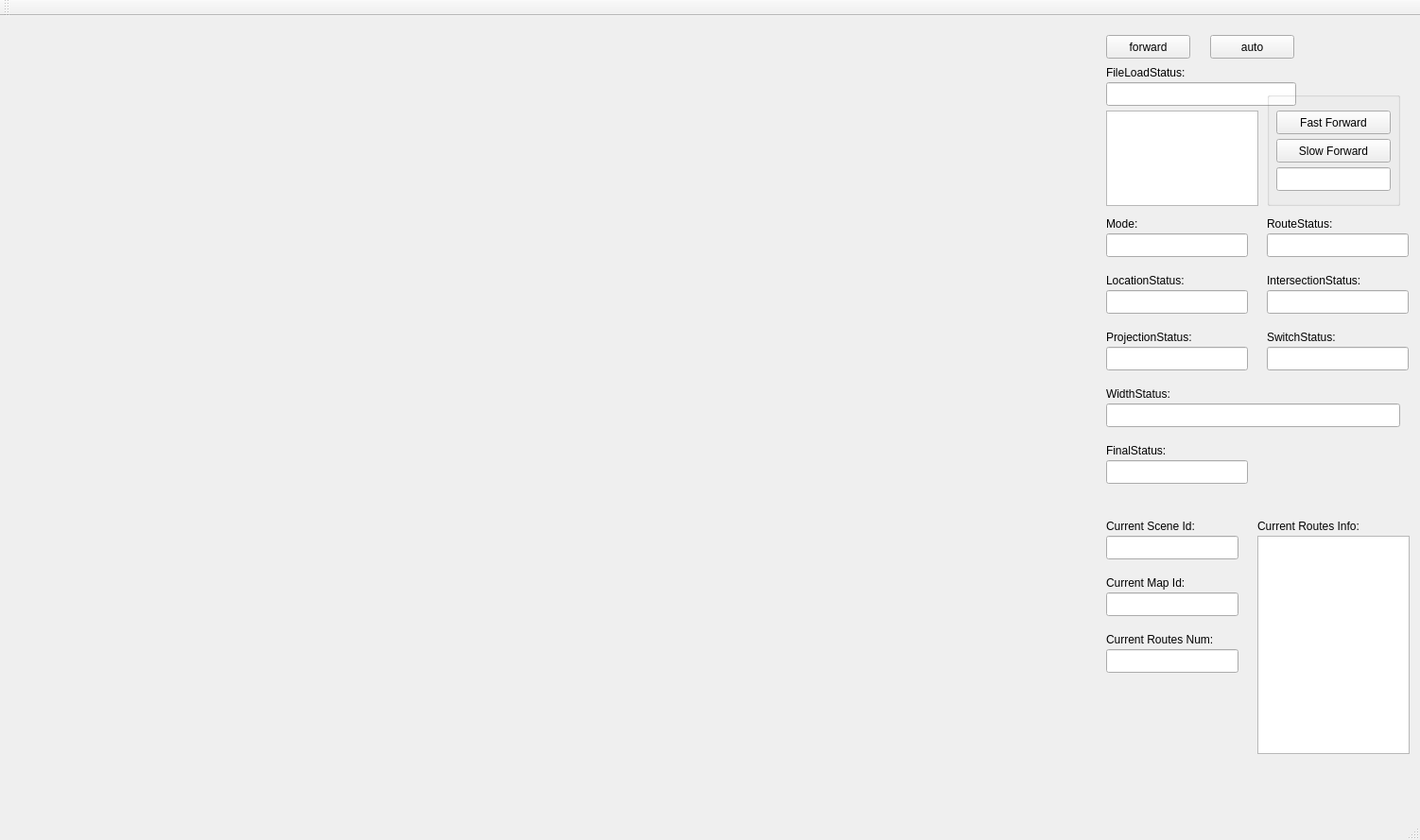
<?xml version="1.0" encoding="UTF-8"?>
<ui version="4.0">
 <class>MainWindow</class>
 <widget class="QMainWindow" name="MainWindow">
  <property name="geometry">
   <rect>
    <x>0</x>
    <y>0</y>
    <width>1502</width>
    <height>889</height>
   </rect>
  </property>
  <property name="windowTitle">
   <string>MainWindow</string>
  </property>
  <widget class="QWidget" name="centralWidget">
   <widget class="QPushButton" name="pushButton">
    <property name="geometry">
     <rect>
      <x>1170</x>
      <y>20</y>
      <width>89</width>
      <height>25</height>
     </rect>
    </property>
    <property name="text">
     <string>forward</string>
    </property>
   </widget>
   <widget class="QCustomPlot" name="widget" native="true">
    <property name="geometry">
     <rect>
      <x>0</x>
      <y>0</y>
      <width>1141</width>
      <height>831</height>
     </rect>
    </property>
   </widget>
   <widget class="QPushButton" name="auto_2">
    <property name="geometry">
     <rect>
      <x>1280</x>
      <y>20</y>
      <width>89</width>
      <height>25</height>
     </rect>
    </property>
    <property name="text">
     <string>auto</string>
    </property>
   </widget>
   <widget class="QLineEdit" name="LocationStatusValue">
    <property name="geometry">
     <rect>
      <x>1170</x>
      <y>290</y>
      <width>150</width>
      <height>25</height>
     </rect>
    </property>
   </widget>
   <widget class="QLabel" name="LocationStatusLabel">
    <property name="geometry">
     <rect>
      <x>1170</x>
      <y>270</y>
      <width>111</width>
      <height>20</height>
     </rect>
    </property>
    <property name="text">
     <string>LocationStatus:</string>
    </property>
   </widget>
   <widget class="QTextEdit" name="VehicleState">
    <property name="geometry">
     <rect>
      <x>1170</x>
      <y>100</y>
      <width>161</width>
      <height>101</height>
     </rect>
    </property>
   </widget>
   <widget class="QLabel" name="ProjectionStatusLabel">
    <property name="geometry">
     <rect>
      <x>1170</x>
      <y>330</y>
      <width>121</width>
      <height>20</height>
     </rect>
    </property>
    <property name="text">
     <string>ProjectionStatus:</string>
    </property>
   </widget>
   <widget class="QLineEdit" name="ProjectionStatusValue">
    <property name="geometry">
     <rect>
      <x>1170</x>
      <y>350</y>
      <width>150</width>
      <height>25</height>
     </rect>
    </property>
   </widget>
   <widget class="QLabel" name="WidthStatusLabel">
    <property name="geometry">
     <rect>
      <x>1170</x>
      <y>390</y>
      <width>121</width>
      <height>20</height>
     </rect>
    </property>
    <property name="text">
     <string>WidthStatus:</string>
    </property>
   </widget>
   <widget class="QLineEdit" name="WidthStatusValue">
    <property name="geometry">
     <rect>
      <x>1170</x>
      <y>410</y>
      <width>311</width>
      <height>25</height>
     </rect>
    </property>
   </widget>
   <widget class="QLabel" name="RouteStatusLabel">
    <property name="geometry">
     <rect>
      <x>1340</x>
      <y>210</y>
      <width>121</width>
      <height>20</height>
     </rect>
    </property>
    <property name="text">
     <string>RouteStatus:</string>
    </property>
   </widget>
   <widget class="QLineEdit" name="RouteStatusValue">
    <property name="geometry">
     <rect>
      <x>1340</x>
      <y>230</y>
      <width>150</width>
      <height>25</height>
     </rect>
    </property>
   </widget>
   <widget class="QLabel" name="ModeLabel">
    <property name="geometry">
     <rect>
      <x>1170</x>
      <y>210</y>
      <width>121</width>
      <height>20</height>
     </rect>
    </property>
    <property name="text">
     <string>Mode:</string>
    </property>
   </widget>
   <widget class="QLineEdit" name="ModeValue">
    <property name="geometry">
     <rect>
      <x>1170</x>
      <y>230</y>
      <width>150</width>
      <height>25</height>
     </rect>
    </property>
   </widget>
   <widget class="QLabel" name="IntersectionStatusLabel">
    <property name="geometry">
     <rect>
      <x>1340</x>
      <y>270</y>
      <width>131</width>
      <height>20</height>
     </rect>
    </property>
    <property name="text">
     <string>IntersectionStatus:</string>
    </property>
   </widget>
   <widget class="QLineEdit" name="IntersectionStatusValue">
    <property name="geometry">
     <rect>
      <x>1340</x>
      <y>290</y>
      <width>150</width>
      <height>25</height>
     </rect>
    </property>
   </widget>
   <widget class="QLabel" name="SwitchStatusLabel">
    <property name="geometry">
     <rect>
      <x>1340</x>
      <y>330</y>
      <width>121</width>
      <height>20</height>
     </rect>
    </property>
    <property name="text">
     <string>SwitchStatus:</string>
    </property>
   </widget>
   <widget class="QLineEdit" name="SwitchStatusValue">
    <property name="geometry">
     <rect>
      <x>1340</x>
      <y>350</y>
      <width>150</width>
      <height>25</height>
     </rect>
    </property>
   </widget>
   <widget class="QLabel" name="FinalStatusLabel">
    <property name="geometry">
     <rect>
      <x>1170</x>
      <y>450</y>
      <width>121</width>
      <height>20</height>
     </rect>
    </property>
    <property name="text">
     <string>FinalStatus:</string>
    </property>
   </widget>
   <widget class="QLineEdit" name="FinalStatusValue">
    <property name="geometry">
     <rect>
      <x>1170</x>
      <y>470</y>
      <width>150</width>
      <height>25</height>
     </rect>
    </property>
   </widget>
   <widget class="QLabel" name="CurrentMapIdLabel">
    <property name="geometry">
     <rect>
      <x>1170</x>
      <y>590</y>
      <width>131</width>
      <height>20</height>
     </rect>
    </property>
    <property name="text">
     <string>Current Map Id:</string>
    </property>
   </widget>
   <widget class="QLineEdit" name="CurrentMapIdValue">
    <property name="geometry">
     <rect>
      <x>1170</x>
      <y>610</y>
      <width>140</width>
      <height>25</height>
     </rect>
    </property>
   </widget>
   <widget class="QLabel" name="CurrentRoutesNumLabel">
    <property name="geometry">
     <rect>
      <x>1170</x>
      <y>650</y>
      <width>140</width>
      <height>20</height>
     </rect>
    </property>
    <property name="text">
     <string>Current Routes Num:</string>
    </property>
   </widget>
   <widget class="QLineEdit" name="CurrentRoutesNumValue">
    <property name="geometry">
     <rect>
      <x>1170</x>
      <y>670</y>
      <width>140</width>
      <height>25</height>
     </rect>
    </property>
   </widget>
   <widget class="QLabel" name="CurrentRoutesInfoLabel">
    <property name="geometry">
     <rect>
      <x>1330</x>
      <y>530</y>
      <width>141</width>
      <height>20</height>
     </rect>
    </property>
    <property name="text">
     <string>Current Routes Info:</string>
    </property>
   </widget>
   <widget class="QLabel" name="CurrentSceneIdLabel">
    <property name="geometry">
     <rect>
      <x>1170</x>
      <y>530</y>
      <width>131</width>
      <height>20</height>
     </rect>
    </property>
    <property name="text">
     <string>Current Scene Id:</string>
    </property>
   </widget>
   <widget class="QLineEdit" name="CurrentSceneIdValue">
    <property name="geometry">
     <rect>
      <x>1170</x>
      <y>550</y>
      <width>140</width>
      <height>25</height>
     </rect>
    </property>
   </widget>
   <widget class="QTextEdit" name="CurrentRoutesInfoValue">
    <property name="geometry">
     <rect>
      <x>1330</x>
      <y>550</y>
      <width>161</width>
      <height>231</height>
     </rect>
    </property>
   </widget>
   <widget class="QLabel" name="FileLoadStatusLabel">
    <property name="geometry">
     <rect>
      <x>1170</x>
      <y>50</y>
      <width>121</width>
      <height>20</height>
     </rect>
    </property>
    <property name="text">
     <string>FileLoadStatus:</string>
    </property>
   </widget>
   <widget class="QLineEdit" name="FileLoadStatusValue">
    <property name="geometry">
     <rect>
      <x>1170</x>
      <y>70</y>
      <width>201</width>
      <height>25</height>
     </rect>
    </property>
   </widget>
   <widget class="QGroupBox" name="groupBox">
    <property name="geometry">
     <rect>
      <x>1340</x>
      <y>80</y>
      <width>141</width>
      <height>121</height>
     </rect>
    </property>
    <property name="title">
     <string/>
    </property>
    <widget class="QPushButton" name="Fast_Forward">
     <property name="geometry">
      <rect>
       <x>10</x>
       <y>20</y>
       <width>121</width>
       <height>25</height>
      </rect>
     </property>
     <property name="text">
      <string>Fast Forward</string>
     </property>
    </widget>
    <widget class="QPushButton" name="Slow_Forward">
     <property name="geometry">
      <rect>
       <x>10</x>
       <y>50</y>
       <width>121</width>
       <height>25</height>
      </rect>
     </property>
     <property name="text">
      <string>Slow Forward</string>
     </property>
    </widget>
    <widget class="QLineEdit" name="record_speed">
     <property name="geometry">
      <rect>
       <x>10</x>
       <y>80</y>
       <width>121</width>
       <height>25</height>
      </rect>
     </property>
    </widget>
   </widget>
  </widget>
  <widget class="QMenuBar" name="menuBar">
   <property name="geometry">
    <rect>
     <x>0</x>
     <y>0</y>
     <width>1502</width>
     <height>22</height>
    </rect>
   </property>
  </widget>
  <widget class="QToolBar" name="mainToolBar">
   <attribute name="toolBarArea">
    <enum>TopToolBarArea</enum>
   </attribute>
   <attribute name="toolBarBreak">
    <bool>false</bool>
   </attribute>
  </widget>
  <widget class="QStatusBar" name="statusBar"/>
 </widget>
 <layoutdefault spacing="6" margin="11"/>
 <customwidgets>
  <customwidget>
   <class>QCustomPlot</class>
   <extends>QWidget</extends>
   <header>qcustomplot.h</header>
   <container>1</container>
  </customwidget>
 </customwidgets>
 <resources/>
 <connections/>
</ui>
